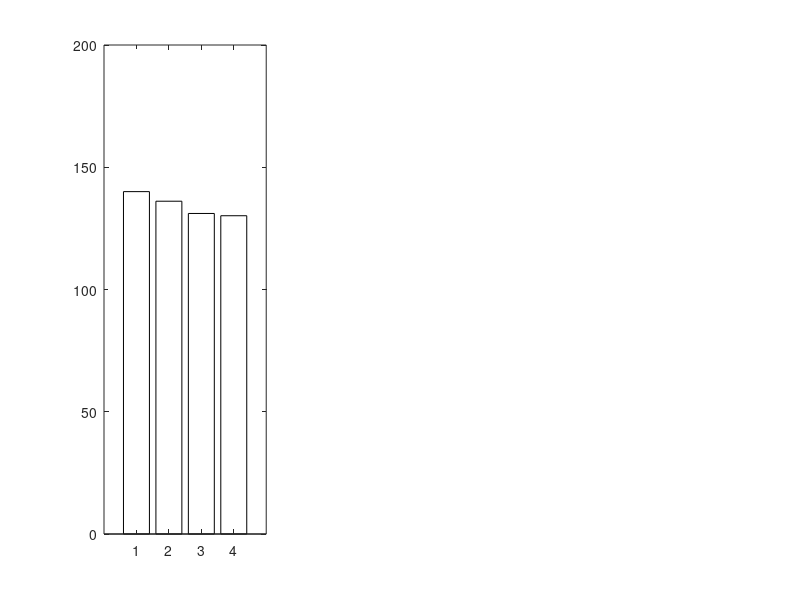

Here is the MATLAB script that generated this plot: (Note: this script raises an error after producing the figure.)
% Feasibility_Report_Graphs.m
clear; clc; close all;

%% 1. Input Data
setup_names = {'Direct Drive (Speed)', 'Direct Drive (Lap)', '2-Speed (Opt)', '3-Speed (Opt)'};

% Data arrays
lap_times  = [140.03, 136.11, 131.10, 130.17]; % Seconds (Lower is better)
top_speeds = [260.52, 207.76, 260.00, 259.28]; % km/h (Higher is better)
energies   = [1.11,   1.06,   1.13,   1.14];   % kWh (Lower is better)

% Custom colors for the setups (Deep Blue, Light Blue, Orange, Red)
colors = [0 0.4470 0.7410;  
          0.3010 0.7450 0.9330; 
          0.8500 0.3250 0.0980; 
          0.6350 0.0780 0.1840];

%% 2. Figure 1: The Core Metrics Dashboard
figure('Position', [100, 100, 1000, 600], 'Name', 'Drivetrain Feasibility Dashboard');

% Subplot 1: Lap Time
subplot(1, 3, 1);
b1 = bar(lap_times, 'FaceColor', 'flat');
b1.CData = colors;
ylabel('Lap Time (Seconds)', 'FontWeight', 'bold');
set(gca, 'XTickLabel', setup_names, 'XTickLabelRotation', 45);
title('Lap Time Comparison', 'FontWeight', 'bold');
grid on;
% Add data labels on top of bars
for i = 1:numel(lap_times)
    text(i, lap_times(i) + 1, sprintf('%.1fs', lap_times(i)), ...
        'HorizontalAlignment', 'center', 'FontWeight', 'bold');
end
ylim([125 145]); % Zoom in to highlight differences

% Subplot 2: Top Speed
subplot(1, 3, 2);
b2 = bar(top_speeds, 'FaceColor', 'flat');
b2.CData = colors;
ylabel('Top Speed (km/h)', 'FontWeight', 'bold');
set(gca, 'XTickLabel', setup_names, 'XTickLabelRotation', 45);
title('Top Speed Achieved', 'FontWeight', 'bold');
grid on;
% Add data labels
for i = 1:numel(top_speeds)
    text(i, top_speeds(i) + 5, sprintf('%.0f', top_speeds(i)), ...
        'HorizontalAlignment', 'center', 'FontWeight', 'bold');
end
ylim([190 280]);
yline(280, 'r--', 'Target Speed (280)', 'LineWidth', 2, 'LabelHorizontalAlignment', 'left');

% Subplot 3: Energy Consumption
subplot(1, 3, 3);
b3 = bar(energies, 'FaceColor', 'flat');
b3.CData = colors;
ylabel('Energy Consumed (kWh)', 'FontWeight', 'bold');
set(gca, 'XTickLabel', setup_names, 'XTickLabelRotation', 45);
title('Energy Consumption', 'FontWeight', 'bold');
grid on;
for i = 1:numel(energies)
    text(i, energies(i) + 0.02, sprintf('%.2f', energies(i)), ...
        'HorizontalAlignment', 'center', 'FontWeight', 'bold');
end
ylim([1.0 1.2]);

%% 3. Figure 2: The Trade-Off Bubble Chart
figure('Position', [150, 150, 800, 600], 'Name', 'Pareto Trade-Off Analysis');

hold on;
% Scale bubble sizes based on top speed for visual pop (e.g., square it and scale)
bubble_sizes = (top_speeds / max(top_speeds)).^4 * 1500; 

for i = 1:numel(setup_names)
    scatter(energies(i), lap_times(i), bubble_sizes(i), colors(i,:), 'filled', ...
        'MarkerEdgeColor', 'k', 'LineWidth', 1.5, 'DisplayName', setup_names{i});
    
    % Add text labels slightly offset from the bubbles
    text(energies(i) + 0.002, lap_times(i) + 0.5, setup_names{i}, ...
        'FontWeight', 'bold', 'FontSize', 10);
end

xlabel('Energy Consumed (kWh) -> Lower is Better', 'FontWeight', 'bold', 'FontSize', 12);
ylabel('Lap Time (Seconds) -> Lower is Better', 'FontWeight', 'bold', 'FontSize', 12);
title('Drivetrain Trade-off: Lap Time vs Energy (Bubble Size = Top Speed)', 'FontWeight', 'bold', 'FontSize', 14);
grid on;
legend('Location', 'northeast');


hold off;
